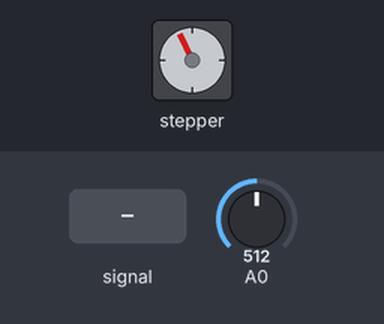
The sketch below on a simulated Arduino Uno, built with avr-gcc and run on an emulated ATmega328P. On the bench: stepper motor. Inputs (shaded band) come from the test bench; at power-on: A0 = 512. Stepper angles assume 4096 steps per turn.

Above: at 1.28 s.
1.3 s: A0 fed a 2 Hz sine of ±306 counts around its level
At 2.22 s:
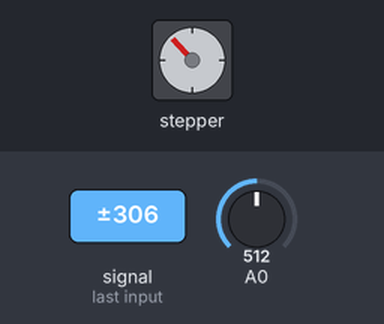
4.3 s: A0 set to 716
At 4.56 s:
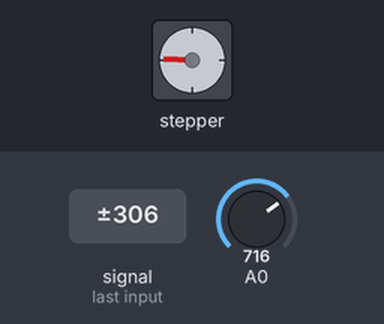
Timing chart, 0 to 22.3 s (numbered marks = the images above; inputs shaded):
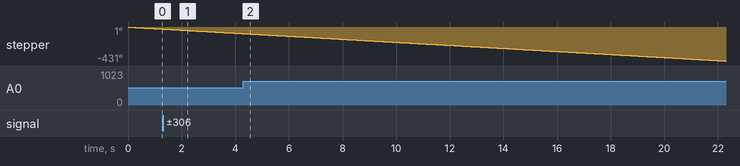

The sketch:

arduinoMotorPassoAccle.ino
```cpp
#include <AccelStepper.h>
//#include <LiquidCrystal.h>
#define HALFSTEP 8
//LiquidCrystal lcd(8, 9, 4, 5, 6, 7);
int adc_key_val[5] ={50, 195, 380, 555, 790 };

/*Motor pin definitions when using HobbyTronics Keypad shield
 have been changed to 15 16 17 18.
*/
#define motorPin1  8    // IN1 on the ULN2003 driver 1
#define motorPin2  9    // IN2 on the ULN2003 driver 1
#define motorPin3  10    // IN3 on the ULN2003 driver 1
#define motorPin4  11    // IN4 on the ULN2003 driver 1

/*
original code using the authors keypad, the pinouts have to
be changed when using the hobby tronics keypad, this is the original
outputs allocated
#define motorPin1  3     // IN1 on the ULN2003 driver 1
#define motorPin2  4     // IN2 on the ULN2003 driver 1
#define motorPin3  5     // IN3 on the ULN2003 driver 1
#define motorPin4  6     // IN4 on the ULN2003 driver 1
*/

int NUM_KEYS = 5;
int adc_key_in;
int key=-1;
int isRun;
double speeds = -225;//271.6;
int maxspeed = 1245;

AccelStepper stepper1(HALFSTEP, motorPin1, motorPin3, motorPin2, motorPin4);

void setup() {                    // void means dont expect any return from this command

  isRun = 1;

  stepper1.setMaxSpeed(maxspeed); //1245
  stepper1.setSpeed(speeds);      //271.6
}

void loop() {
  adc_key_in = analogRead(0);    // read the value from the sensor
  key = get_key(adc_key_in);     // convert into key press

 /* if (key >= 0)                  // if keypress is detected
   {
      if (key == 1) {
         speeds += 0.1;
         delay(50);
      }
      if (key == 2 && speeds > 0) {
         speeds -= 0.1;
         delay(50);
      }
      if (key == 0) {
         speeds += 10;
      }
      if (key == 3) {
         speeds -= 10;
      }
      if (speeds>maxspeed) {
         speeds = maxspeed;
      }
      if (speeds<-maxspeed) {
         speeds = -maxspeed;
      }
      if (key == 4) {
        isRun = 1 - isRun;
        lcd.setCursor(0,0);
        if (isRun == 1) {
          lcd.print("+++ Running +++ ");
        } else {
          lcd.print("    Stopped     ");
        }
        delay(250);
      }
      lcd.setCursor(0, 1);
      lcd.print("Speed ");
      lcd.print(speeds);
      lcd.print("       ");
      stepper1.setSpeed(speeds);
      delay(50);
  }*/
  if (isRun == 1) {
    stepper1.runSpeed();
  }
}

int get_key(unsigned int input)
{
    int k;
    for (k = 0; k < NUM_KEYS; k++)
    {
      if (input < adc_key_val[k])
            return k;
    }

    if (k >= NUM_KEYS)
      k = -1;  // No valid key pressed
    return k;
}
```
